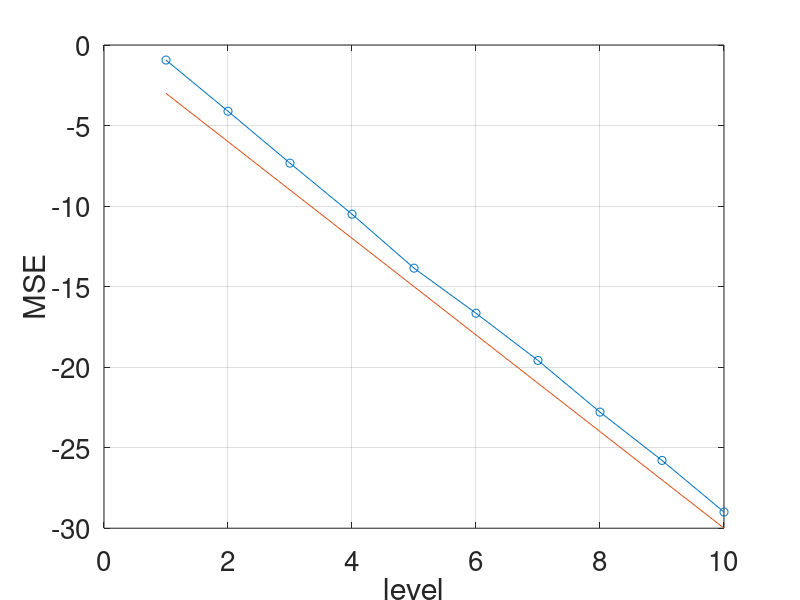

Reproduce this figure in MATLAB.
clear;set(0,'defaultaxesfontsize',20);
% scalar input x=1, scalar output
% estimate convergence of 2 layer NN f_N(x;theta_N)
L=10;R=100
x=1;

for l=1:L
 
    for r=1:R
    N=2^l;
    w1=randn(N,1)/N;
    b1=randn(N,1)/N;
    w2=randn(N,N,1)/N;
    b2=randn(N,1)/N;
    w3=randn(1,N,1)/N;
    b3=randn;
    
    fine = w3*max(w2*max(w1*x+b1,0)+b2,0)+b3;
    coarse = 2*w3(1,1:N/2)*max(2*w2(1:N/2,1:N/2)*max(2*w1(1:N/2)*x+2*b1(1:N/2),0)+2*b2(1:N/2),0)+b3;
    
    err(l,r)=(fine-coarse)^2;
    end
    
end


err1=sum(err,2)/R;
figure(1)
plot(1:10,log2(err1),'-o');grid;hold;
plot(1:10,-3*(1:10));
hold
xlabel('level')
ylabel('MSE')


